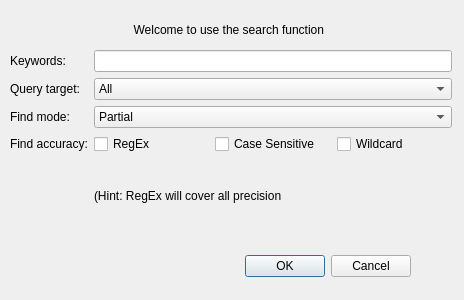
<?xml version="1.0" encoding="UTF-8"?>
<ui version="4.0">
 <class>FilterDialog</class>
 <widget class="QDialog" name="FilterDialog">
  <property name="geometry">
   <rect>
    <x>0</x>
    <y>0</y>
    <width>464</width>
    <height>300</height>
   </rect>
  </property>
  <property name="windowTitle">
   <string>Dialog</string>
  </property>
  <widget class="QDialogButtonBox" name="buttonBox">
   <property name="geometry">
    <rect>
     <x>70</x>
     <y>250</y>
     <width>341</width>
     <height>32</height>
    </rect>
   </property>
   <property name="orientation">
    <enum>Qt::Horizontal</enum>
   </property>
   <property name="standardButtons">
    <set>QDialogButtonBox::Cancel|QDialogButtonBox::Ok</set>
   </property>
  </widget>
  <widget class="QWidget" name="gridLayoutWidget">
   <property name="geometry">
    <rect>
     <x>10</x>
     <y>50</y>
     <width>442</width>
     <height>181</height>
    </rect>
   </property>
   <layout class="QGridLayout" name="gridLayout">
    <item row="2" column="1">
     <widget class="QComboBox" name="TypeBox">
      <item>
       <property name="text">
        <string>Partial</string>
       </property>
      </item>
      <item>
       <property name="text">
        <string>Prefix</string>
       </property>
      </item>
      <item>
       <property name="text">
        <string>Suffix</string>
       </property>
      </item>
     </widget>
    </item>
    <item row="1" column="0">
     <widget class="QLabel" name="label_4">
      <property name="text">
       <string>Query target:</string>
      </property>
     </widget>
    </item>
    <item row="1" column="1">
     <widget class="QComboBox" name="TargetBox">
      <item>
       <property name="text">
        <string>All</string>
       </property>
      </item>
      <item>
       <property name="text">
        <string>ID</string>
       </property>
      </item>
      <item>
       <property name="text">
        <string>Name</string>
       </property>
      </item>
      <item>
       <property name="text">
        <string>Gender</string>
       </property>
      </item>
      <item>
       <property name="text">
        <string>DOB</string>
       </property>
      </item>
      <item>
       <property name="text">
        <string>Hometown</string>
       </property>
      </item>
      <item>
       <property name="text">
        <string>Address</string>
       </property>
      </item>
     </widget>
    </item>
    <item row="0" column="0">
     <widget class="QLabel" name="label">
      <property name="text">
       <string>Keywords:</string>
      </property>
     </widget>
    </item>
    <item row="0" column="1">
     <widget class="QLineEdit" name="KeyEdit"/>
    </item>
    <item row="2" column="0">
     <widget class="QLabel" name="label_2">
      <property name="text">
       <string>Find mode:</string>
      </property>
     </widget>
    </item>
    <item row="3" column="0">
     <widget class="QLabel" name="label_3">
      <property name="text">
       <string>Find accuracy:</string>
      </property>
     </widget>
    </item>
    <item row="3" column="1">
     <layout class="QHBoxLayout" name="horizontalLayout">
      <item>
       <widget class="QCheckBox" name="RegxBox">
        <property name="text">
         <string>RegEx</string>
        </property>
       </widget>
      </item>
      <item>
       <widget class="QCheckBox" name="CaseBox">
        <property name="text">
         <string>Case Sensitive</string>
        </property>
       </widget>
      </item>
      <item>
       <widget class="QCheckBox" name="WildBoix">
        <property name="text">
         <string>Wildcard</string>
        </property>
       </widget>
      </item>
     </layout>
    </item>
    <item row="4" column="1">
     <widget class="QLabel" name="label_5">
      <property name="text">
       <string>(Hint: RegEx will cover all precision</string>
      </property>
     </widget>
    </item>
   </layout>
  </widget>
  <widget class="QLabel" name="label_6">
   <property name="geometry">
    <rect>
     <x>20</x>
     <y>10</y>
     <width>421</width>
     <height>41</height>
    </rect>
   </property>
   <property name="styleSheet">
    <string notr="true">font: 9pt &quot;幼圆&quot;;</string>
   </property>
   <property name="text">
    <string>&lt;html&gt;&lt;head/&gt;&lt;body&gt;&lt;p align=&quot;center&quot;&gt;Welcome to use the search function &lt;/p&gt;&lt;/body&gt;&lt;/html&gt;</string>
   </property>
  </widget>
 </widget>
 <resources/>
 <connections>
  <connection>
   <sender>buttonBox</sender>
   <signal>accepted()</signal>
   <receiver>FilterDialog</receiver>
   <slot>accept()</slot>
   <hints>
    <hint type="sourcelabel">
     <x>248</x>
     <y>254</y>
    </hint>
    <hint type="destinationlabel">
     <x>157</x>
     <y>274</y>
    </hint>
   </hints>
  </connection>
  <connection>
   <sender>buttonBox</sender>
   <signal>rejected()</signal>
   <receiver>FilterDialog</receiver>
   <slot>reject()</slot>
   <hints>
    <hint type="sourcelabel">
     <x>316</x>
     <y>260</y>
    </hint>
    <hint type="destinationlabel">
     <x>286</x>
     <y>274</y>
    </hint>
   </hints>
  </connection>
 </connections>
</ui>
